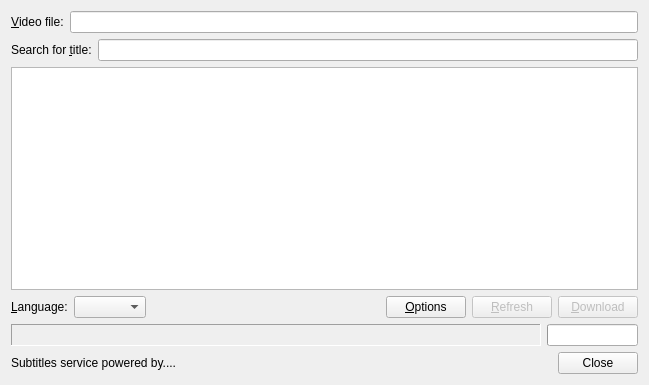
<?xml version="1.0" encoding="UTF-8"?>
<ui version="4.0">
 <class>FindSubtitlesWindow</class>
 <widget class="QWidget" name="FindSubtitlesWindow">
  <property name="geometry">
   <rect>
    <x>0</x>
    <y>0</y>
    <width>649</width>
    <height>385</height>
   </rect>
  </property>
  <property name="windowTitle">
   <string>Find Subtitles</string>
  </property>
  <layout class="QVBoxLayout" name="verticalLayout">
   <item>
    <layout class="QHBoxLayout">
     <property name="spacing">
      <number>6</number>
     </property>
     <property name="margin">
      <number>0</number>
     </property>
     <item>
      <widget class="QLabel" name="subtitles_for_label">
       <property name="text">
        <string>&amp;Video file:</string>
       </property>
       <property name="buddy">
        <cstring>file_chooser</cstring>
       </property>
      </widget>
     </item>
     <item>
      <widget class="FileChooser" name="file_chooser">
       <property name="readOnly">
        <bool>true</bool>
       </property>
      </widget>
     </item>
    </layout>
   </item>
   <item>
    <layout class="QHBoxLayout" name="horizontalLayout_2">
     <item>
      <widget class="QLabel" name="search_for_label">
       <property name="text">
        <string>Search for &amp;title:</string>
       </property>
       <property name="buddy">
        <cstring>search_edit</cstring>
       </property>
      </widget>
     </item>
     <item>
      <widget class="QLineEdit" name="search_edit"/>
     </item>
    </layout>
   </item>
   <item>
    <widget class="QTreeView" name="view"/>
   </item>
   <item>
    <layout class="QHBoxLayout">
     <property name="spacing">
      <number>6</number>
     </property>
     <property name="margin">
      <number>0</number>
     </property>
     <item>
      <widget class="QLabel" name="filter_language_label">
       <property name="text">
        <string>&amp;Language:</string>
       </property>
       <property name="buddy">
        <cstring>language_filter</cstring>
       </property>
      </widget>
     </item>
     <item>
      <widget class="QComboBox" name="language_filter">
       <property name="editable">
        <bool>false</bool>
       </property>
      </widget>
     </item>
     <item>
      <spacer>
       <property name="orientation">
        <enum>Qt::Horizontal</enum>
       </property>
       <property name="sizeHint" stdset="0">
        <size>
         <width>40</width>
         <height>20</height>
        </size>
       </property>
      </spacer>
     </item>
     <item>
      <widget class="QPushButton" name="configure_button">
       <property name="text">
        <string>&amp;Options</string>
       </property>
      </widget>
     </item>
     <item>
      <widget class="QPushButton" name="refresh_button">
       <property name="enabled">
        <bool>false</bool>
       </property>
       <property name="text">
        <string>&amp;Refresh</string>
       </property>
      </widget>
     </item>
     <item>
      <widget class="QPushButton" name="download_button">
       <property name="enabled">
        <bool>false</bool>
       </property>
       <property name="text">
        <string>&amp;Download</string>
       </property>
      </widget>
     </item>
    </layout>
   </item>
   <item>
    <layout class="QHBoxLayout">
     <property name="spacing">
      <number>6</number>
     </property>
     <property name="margin">
      <number>0</number>
     </property>
     <item>
      <widget class="QLabel" name="status">
       <property name="sizePolicy">
        <sizepolicy hsizetype="Expanding" vsizetype="Preferred">
         <horstretch>0</horstretch>
         <verstretch>0</verstretch>
        </sizepolicy>
       </property>
       <property name="frameShape">
        <enum>QFrame::Panel</enum>
       </property>
       <property name="frameShadow">
        <enum>QFrame::Sunken</enum>
       </property>
       <property name="text">
        <string/>
       </property>
       <property name="wordWrap">
        <bool>true</bool>
       </property>
      </widget>
     </item>
     <item>
      <widget class="QProgressBar" name="progress">
       <property name="sizePolicy">
        <sizepolicy hsizetype="Preferred" vsizetype="Fixed">
         <horstretch>0</horstretch>
         <verstretch>0</verstretch>
        </sizepolicy>
       </property>
       <property name="value">
        <number>0</number>
       </property>
       <property name="textVisible">
        <bool>false</bool>
       </property>
       <property name="orientation">
        <enum>Qt::Horizontal</enum>
       </property>
      </widget>
     </item>
    </layout>
   </item>
   <item>
    <layout class="QHBoxLayout" name="horizontalLayout">
     <item>
      <widget class="QLabel" name="credits_label">
       <property name="text">
        <string notr="true">Subtitles service powered by....</string>
       </property>
       <property name="openExternalLinks">
        <bool>true</bool>
       </property>
      </widget>
     </item>
     <item>
      <widget class="QDialogButtonBox" name="buttonBox">
       <property name="orientation">
        <enum>Qt::Horizontal</enum>
       </property>
       <property name="standardButtons">
        <set>QDialogButtonBox::Close</set>
       </property>
      </widget>
     </item>
    </layout>
   </item>
  </layout>
 </widget>
 <customwidgets>
  <customwidget>
   <class>FileChooser</class>
   <extends>QLineEdit</extends>
   <header>filechooser.h</header>
  </customwidget>
 </customwidgets>
 <tabstops>
  <tabstop>file_chooser</tabstop>
  <tabstop>search_edit</tabstop>
  <tabstop>view</tabstop>
  <tabstop>language_filter</tabstop>
  <tabstop>configure_button</tabstop>
  <tabstop>refresh_button</tabstop>
  <tabstop>download_button</tabstop>
  <tabstop>buttonBox</tabstop>
 </tabstops>
 <resources/>
 <connections>
  <connection>
   <sender>buttonBox</sender>
   <signal>rejected()</signal>
   <receiver>FindSubtitlesWindow</receiver>
   <slot>close()</slot>
   <hints>
    <hint type="sourcelabel">
     <x>556</x>
     <y>374</y>
    </hint>
    <hint type="destinationlabel">
     <x>334</x>
     <y>201</y>
    </hint>
   </hints>
  </connection>
 </connections>
</ui>
